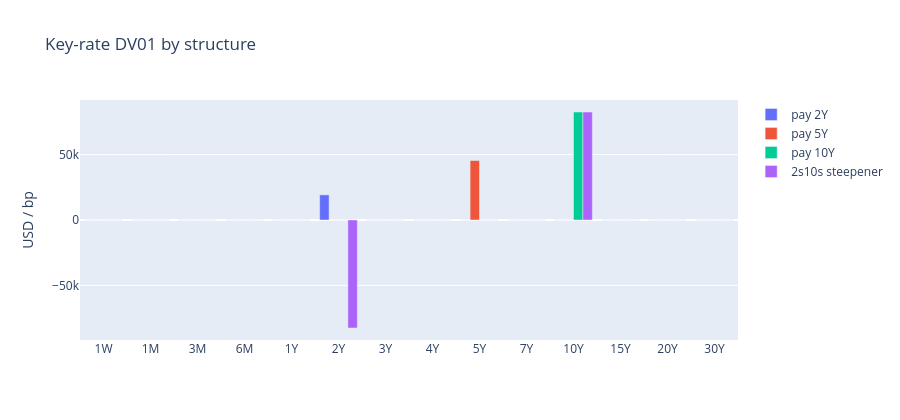

Notebook code cell kept with this figure:
### Markdown cell above
## Risk across structures

KRD profiles for 2Y / 5Y / 10Y payers and a DV01-neutral 2s10s steepener (pay 10Y, receive 2Y).

### Code cell
def par_swap(tenor, payer=True, notional=100e6):
    return make_swap(tenor, fixed=sofr.quote_levels[tenor], notional=notional, payer=payer)

s10 = par_swap("10Y", payer=True)
ratio = abs(dv01_parallel(s10)) / abs(dv01_parallel(par_swap("2Y", payer=False)))
s2 = par_swap("2Y", payer=False, notional=100e6 * ratio)

profiles = pd.DataFrame({
    "pay 2Y": key_rate_dv01(par_swap("2Y")),
    "pay 5Y": key_rate_dv01(par_swap("5Y")),
    "pay 10Y": key_rate_dv01(s10),
    "2s10s steepener": key_rate_dv01(s10) + key_rate_dv01(s2),
})
display(profiles.style.format("{:,.0f}"))
print("2s10s: receive 2Y notional = $%.1fmm | parallel DV01 = %s" % (100 * ratio, f"{dv01_parallel(s10) + dv01_parallel(s2):,.1f}"))

fig = go.Figure([go.Bar(x=profiles.index, y=profiles[c], name=c) for c in profiles.columns])
fig.update_layout(barmode="group", title="Key-rate DV01 by structure", yaxis_title="USD / bp", height=420)
fig.show()

### Figure 1 — Plotly figure (JSON) as saved in the notebook; plotly's stock layout.template omitted (floating-point values rounded to 4 significant figures)
{"data": [{"name": "pay 2Y", "type": "bar", "x": ["1W", "1M", "3M", "6M", "1Y", "2Y", "3Y", "4Y", "5Y", "7Y", "10Y", "15Y", "20Y", "30Y"], "y": [1.866e-05, 2.55e-05, -3.608e-05, -1.779e-07, -1.807e-07, 19220.0, -3.151e-06, -3.151e-06, -3.151e-06, -3.151e-06, -3.151e-06, -3.151e-06, -3.151e-06, -3.151e-06]}, {"name": "pay 5Y", "type": "bar", "x": ["1W", "1M", "3M", "6M", "1Y", "2Y", "3Y", "4Y", "5Y", "7Y", "10Y", "15Y", "20Y", "30Y"], "y": [-6.296e-06, -6.307e-06, 0.0001003, -9.123e-06, 2.253e-05, 2.516e-05, 2.483e-05, 9.402e-05, 45470.0, -3.725e-09, -3.725e-09, -3.725e-09, -3.725e-09, -3.725e-09]}, {"name": "pay 10Y", "type": "bar", "x": ["1W", "1M", "3M", "6M", "1Y", "2Y", "3Y", "4Y", "5Y", "7Y", "10Y", "15Y", "20Y", "30Y"], "y": [-8.502e-05, -8.504e-05, -8.759e-05, -8.756e-05, -5.344e-05, -5.059e-05, -5.052e-05, -4.259e-05, -8.758e-05, -8.756e-05, 82590.0, 0.0, 0.0, 0.0]}, {"name": "2s10s steepener", "type": "bar", "x": ["1W", "1M", "3M", "6M", "1Y", "2Y", "3Y", "4Y", "5Y", "7Y", "10Y", "15Y", "20Y", "30Y"], "y": [-0.0001788, -0.0002083, 5.398e-05, -0.0001003, -6.621e-05, -82600.0, -5.062e-05, -4.267e-05, -8.769e-05, -8.766e-05, 82590.0, -8.941e-08, -8.941e-08, -8.941e-08]}], "layout": {"barmode": "group", "height": 420, "title": {"text": "Key-rate DV01 by structure"}, "yaxis": {"title": {"text": "USD / bp"}}}}
